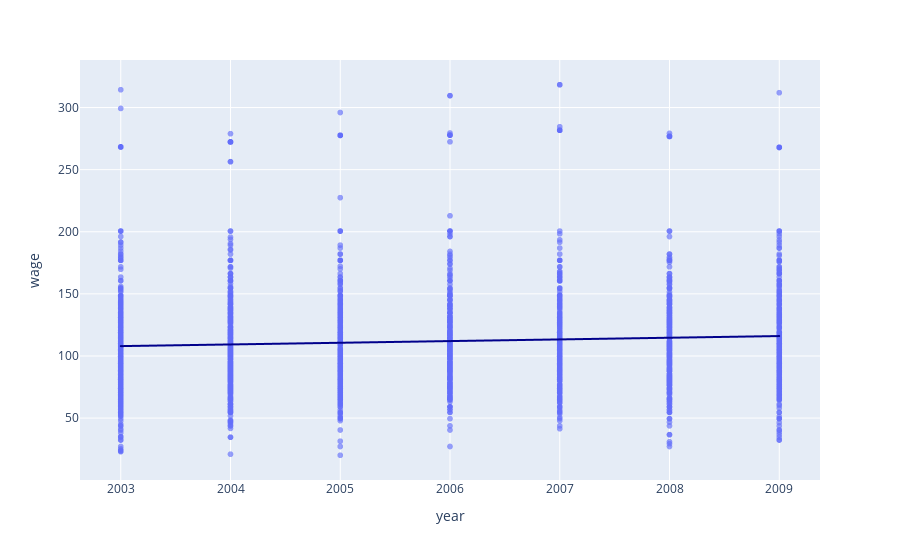

The cell this chart's notebook holds for it:
### Code cell
fig = px.scatter(
    wage, x="year", y="wage", opacity=0.65,
    trendline='ols', trendline_color_override='darkblue'
)
fig.show()

### Figure 1 — Plotly figure (JSON) as saved in the notebook; plotly's stock layout.template omitted (floating-point values rounded to 4 significant figures; data arrays with more than 128 entries replaced by an {"elided": "..."} marker saying what was removed)
{"data": [{"hovertemplate": "year=%{x}<br>wage=%{y}<extra></extra>", "legendgroup": "", "marker": {"color": "#636efa", "opacity": 0.65, "symbol": "circle"}, "mode": "markers", "name": "", "showlegend": false, "type": "scattergl", "x": {"elided": "3000 int values"}, "xaxis": "x", "y": {"elided": "3000 float values"}, "yaxis": "y"}, {"hovertemplate": "<b>OLS trendline</b><br>wage = 1.34987 * year + -2595.86<br>R<sup>2</sup>=0.004296<br><br>year=%{x}<br>wage=%{y} <b>(trend)</b><extra></extra>", "legendgroup": "", "line": {"color": "darkblue"}, "marker": {"color": "#636efa", "symbol": "circle"}, "mode": "lines", "name": "", "showlegend": false, "type": "scattergl", "x": {"elided": "3000 int values"}, "xaxis": "x", "y": {"elided": "3000 float values"}, "yaxis": "y"}], "layout": {"legend": {"tracegroupgap": 0}, "margin": {"t": 60}, "xaxis": {"anchor": "y", "domain": [0, 1], "title": {"text": "year"}}, "yaxis": {"anchor": "x", "domain": [0, 1], "title": {"text": "wage"}}}}
